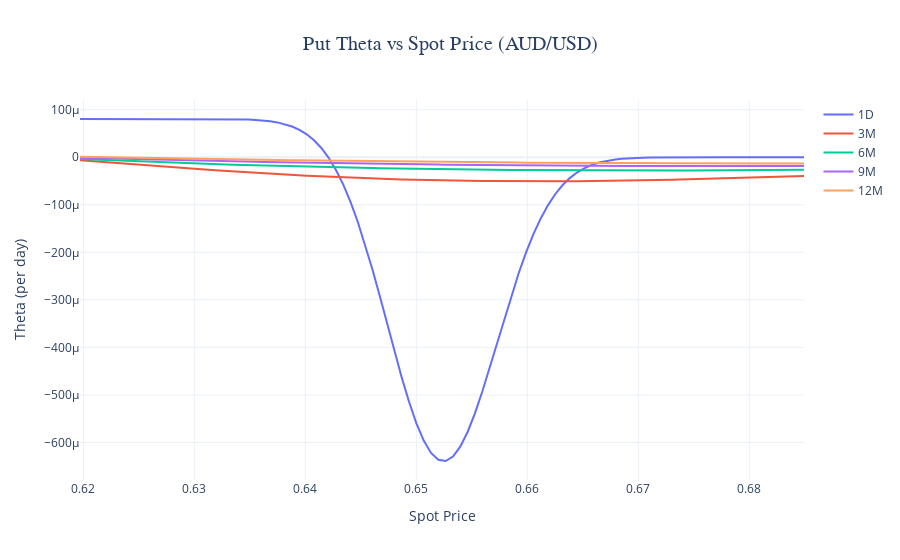

Notebook code cell kept with this figure:
### Code cell
# Put Theta vs Spot Price

fig = go.Figure()

for label, tau in d.items():
    thetas = []
    for s in x:
        opt = BS(s, strike, rate, tau, vol)
        thetas.append(opt.put_theta)

    fig.add_trace(go.Scatter(
        x=x,
        y=thetas,
        mode='lines',
        name=f"{label}"
    ))

fig.update_layout(
    title=dict(
        text='Put Theta vs Spot Price (AUD/USD)',
        x=0.5,
        xanchor='center',
        font=dict(size=20, family='Arial Black')
    ),
    xaxis_title="Spot Price",
    yaxis_title="Theta (per day)",
    template="plotly_white"
)

fig.show()
